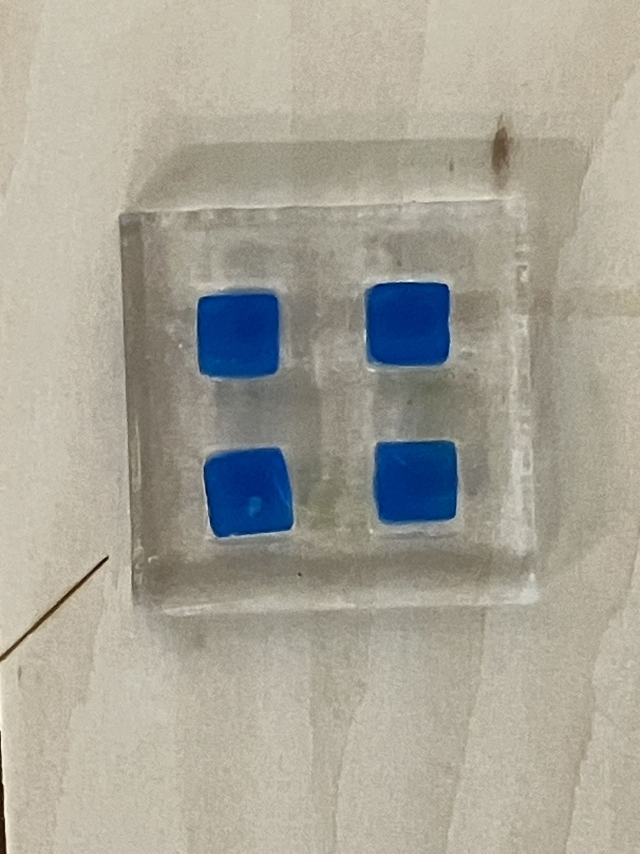
#> input picture images/1.jpg, 1280 x 1707 px, found by its file name (shown at 1/2 size); its folder holds only this picture in this run
$ python contrast_stretching.py
#> lines starting #> are read from the running program, lines starting #| are printed output that depends on the picture
import matplotlib
import matplotlib.pyplot as plt
import numpy as np
import os
import skimage as ski

from natsort import natsorted
from skimage import img_as_float
from skimage import exposure


matplotlib.rcParams['font.size'] = 8


def plot_img(image, axes, bins=256):
    """Plot an image along with its contrast stretching.

    """
    image = img_as_float(image)
    ax_img = axes[0]
    ax_cont = axes[1]

    # Display image
    ax_img.imshow(image, cmap=plt.cm.gray)
    ax_img.set_axis_off()

    # Display contrast stretching
    p2, p98 = np.percentile(image, (2, 98))
    img_rescale = exposure.rescale_intensity(image, in_range=(p2, p98))
    ax_cont.imshow(img_rescale, cmap=plt.cm.gray)
    ax_cont.set_axis_off()

    return ax_img, ax_cont


# Load example images
folder_path = os.path.join(os.getcwd(), 'images')
list_files = os.listdir(folder_path)
list_files = natsorted(list_files)
image_list = []
for filename in list_files:
  filename = os.path.join(folder_path, filename)
  image_list.append(ski.io.imread(filename))
num = len(image_list)
#> num = 1

# Display results
fig = plt.figure(figsize=(8, 5))
axes = np.zeros((2, num), dtype=object)
axes[0, 0] = fig.add_subplot(2, num, 1)
for i in range(1, num):
    axes[0, i] = fig.add_subplot(2, num, 1+i)
for i in range(0, num):
    axes[1, i] = fig.add_subplot(2, num, num+1+i)

# Display images
counter = 0
for img in image_list:
    ax_img, ax_cont = plot_img(img, axes[:, counter])
    ax_img.set_title('Original image')
    ax_cont.set_title('Contrast stretching')
    counter += 1
#> this loop made 1 pass
#> (p2 in plot_img, p98 in plot_img, counter) on pass 1: (0.18, 0.792, 1)
#> pass 1, in plot_img, `img_rescale = exposure.rescale_intensity(image, in_range=(p2, p98))`:
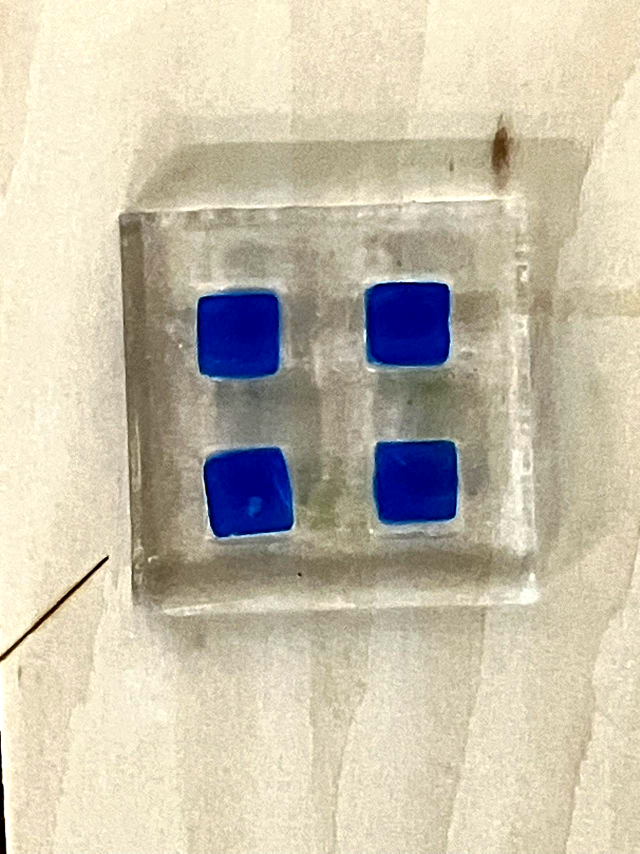
#> img_rescale: shape (1707, 1280, 3) float64 (shown at 1/2 size); mean of channels 0, 1, 2 0.785, 0.753, 0.679; drawn as R, G, B
#> after the loop, counter = 1

# prevent overlap of y-axis labels
fig.tight_layout()
plt.show()
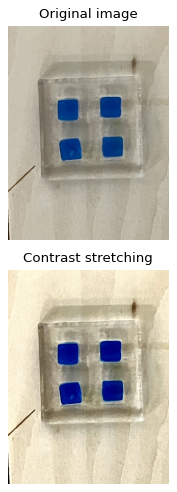
#> figure drawn by matplotlib, 2 panels

$ run again, on images/pH=4.jpg
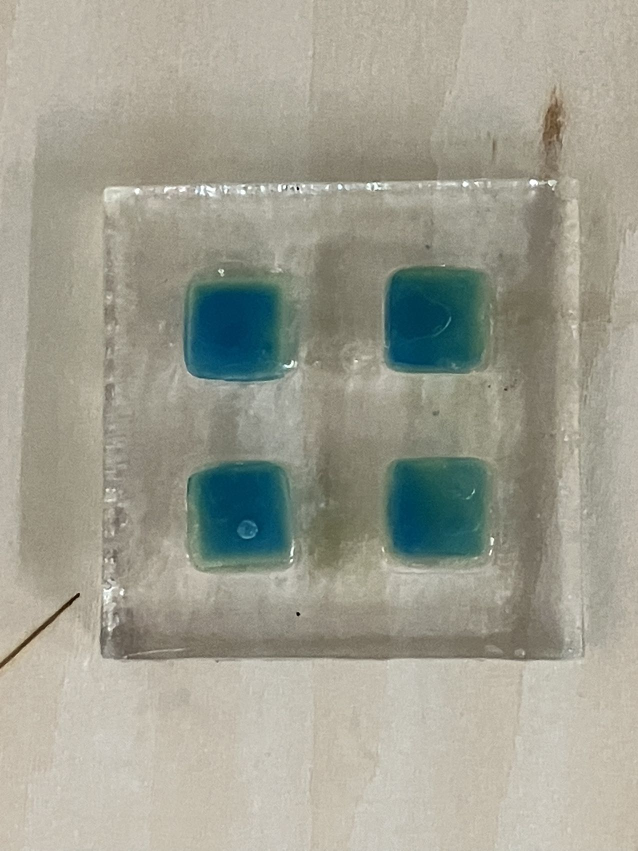
#> input picture images/pH=4.jpg, 1276 x 1702 px, found by its file name (shown at 1/2 size)
#> num = 1
#> the loop `for img in image_list:` made 1 pass
#> (p2 in plot_img, p98 in plot_img, counter) on pass 1: (0.231, 0.792, 1)
#> pass 1, in plot_img, `img_rescale = exposure.rescale_intensity(image, in_range=(p2, p98))`:
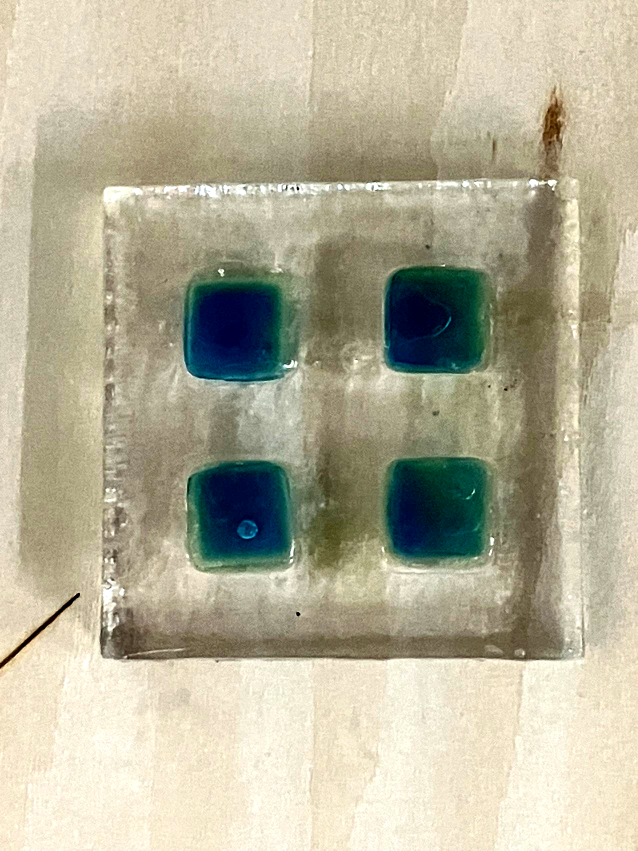
#> img_rescale: shape (1702, 1276, 3) float64 (shown at 1/2 size); mean of channels 0, 1, 2 0.716, 0.698, 0.606; drawn as R, G, B
#> `plt.show()`:
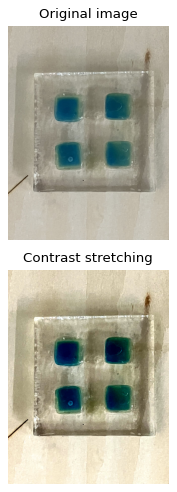
#> figure drawn by matplotlib, 2 panels
